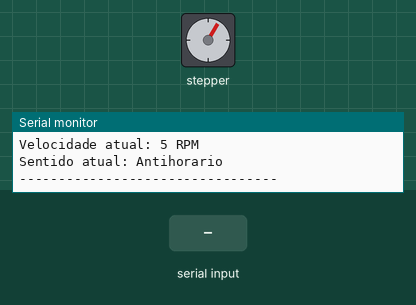
Simulated run of this sketch. Board: Arduino Uno, built with avr-gcc and run on an emulated ATmega328P. On the bench: stepper motor, the last lines printed to the serial monitor. Inputs (shaded band) come from the test bench. Stepper angles assume 2037 steps per turn.

Above: at 1.3 s.
1.4 s: "+" received over Serial
At 1.92 s:
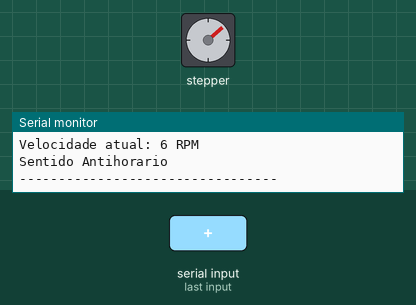
4.4 s: "+" received over Serial
At 4.58 s:
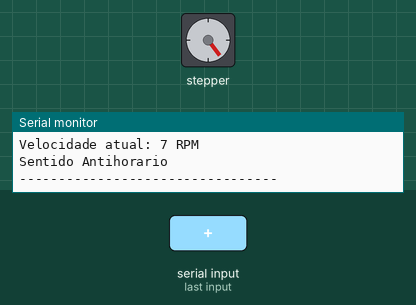
7.4 s: "h" received over Serial
At 7.57 s:
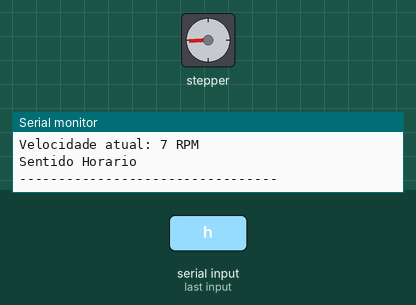
Timing chart, 0 to 16.4 s (numbered marks = the images above; inputs shaded):
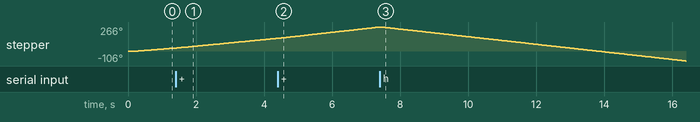

The sketch:

Motor_de_Passo_Serial.ino
```cpp
/*

Exemplo de como controlar o sentido e velocidade do motor de passo
Grave o programa no seu Arduino e abra a Serial Monitor, botão com ícone de uma lupa no canto direito superior
Para mudar o sentido digite h para rodar no sentido horário ou digite a para rodar no sentido antihorário e pressione enter
Para aumentar a velocidade digite + e para diminuir - e pressione enter
Alimente o motor por um fotne externa de no mínimo 500mA de 5V.
A velocidade máxima real do motor é de 14,5 RPM.
A velocidade em rpm no programa não conrresponde com a real, pois a biblioteca do Arduino é imprecisa.
Conecte o motor da seguinte forma:
O pino IN 1 do motor de passo no Pino 8 do Arduino
O pino IN 2 do motor de passo no Pino 9 do Arduino
O pino IN 3 do motor de passo no Pino 10 do Arduino
O pino IN 4 do motor de passo no Pino 11 do Arduino
O pino VCC do motor de passo no Pino 5V da Fonte
O pino GND do motor de passo no Pino Terra da Fonte

O motor pode ser alimentado pelo próprio Arduino conectado na USB, mas devido a limitação de correte da USB a velocidade e torque do motor não é a máxima.
A velocidade média alcançada com o motor alimentado pela USB é em torno de 8 RPM.
Para conectar o motor diretamente no Arduino e sendo alimentado pelo Arduino conecte da seguinte forma:
O pino IN 1 do motor de passo no Pino 8 do Arduino
O pino IN 2 do motor de passo no Pino 9 do Arduino
O pino IN 3 do motor de passo no Pino 10 do Arduino
O pino IN 4 do motor de passo no Pino 11 do Arduino
O pino VCC do motor de passo no Pino 5V do Arduino
O pino GND do motor de passo no Pino GND do Arduino.

*/

#include <Stepper.h>

const int passosVoltaCompleta = 2037;  // numero de passos por volta completa fixo, não mudar
Stepper meuMotor(passosVoltaCompleta,8,10,11,9);

 //pinos que o motor esta conectado, veja que apesar de estar conectado em sequencia é preciso declarar de forma(IN1,IN3,IN4,IN2)

int v = 5;// determina a velocidade inicial para 5
int s = 10; //numero de passos ate verificar novamente a serial por uma entrada, valor positivo para antihorario e negativo para horario

void setup() {
  Serial.begin(9600);
  Serial.println("Digite a para sentido antihorario e h para sentido horario e pressione Enter");
  Serial.println("Digite + para aumentar a velocidade ou - para diminuir e pressione Enter");
  Serial.print("Velocidade atual: ");
  Serial.print(v);
  Serial.println(" RPM");
  Serial.println("Sentido atual: Antihorario");
  Serial.println("---------------------------------");
}

void loop() {
  if (Serial.available() > 0) {
    char caracter;
    caracter = Serial.read();
    if(caracter=='a')
     s = 10;
    if(caracter=='h')
     s = -10;
    if(caracter=='+')
     v++;
    if(caracter=='-'){
      if(v>1)
       v--;
    }
    Serial.print("Velocidade atual: ");
    Serial.print(v);
    Serial.println(" RPM");
    if(s>0)
    Serial.println("Sentido Antihorario");
    if(s<0)
    Serial.println("Sentido Horario");
    Serial.println("---------------------------------");
  }
  meuMotor.setSpeed(v);//determinando para o motor a velocidade da variável v
  meuMotor.step(s);//determinando para o motor o numero de passos da variável s
}
```
